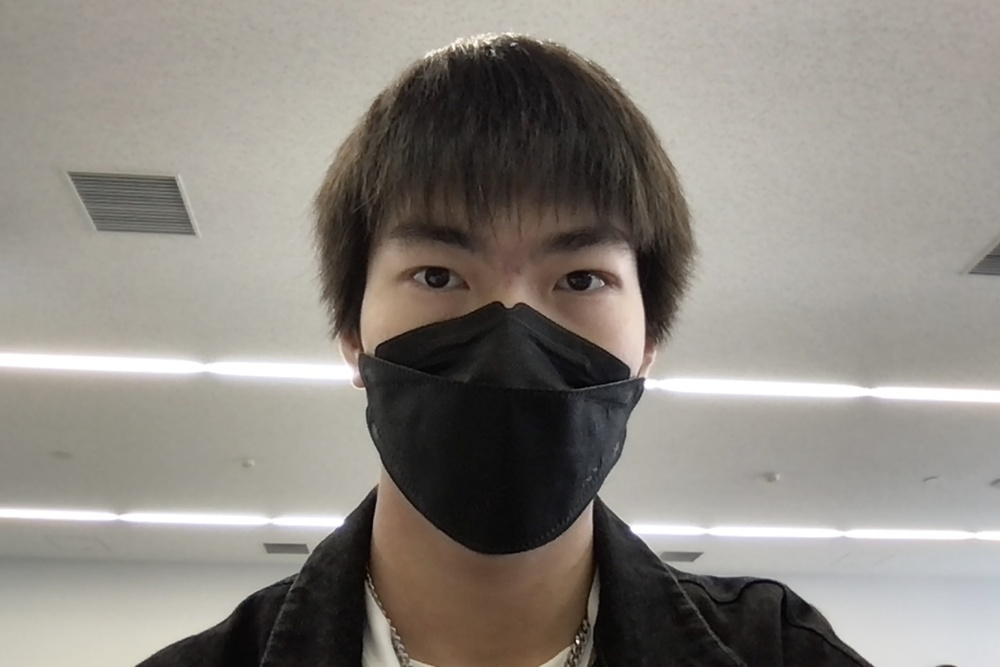
//> input picture 01_2024-04-16/kadai01-1/photo.jpg, 1000 x 667 px, shrunk from 1440 x 960 before the run, given in place of the camera
$ ./dip10_kadai2   (built with g++ and OpenCV 4)
//> lines starting //> are read from the running program, lines starting //| are printed output that depends on the picture; after the words box and inside, x2 and y2 are one past the last pixel; in counts of white or black regions, pixels touching at a corner belong together
//g++ dip10_video.cpp -std=c++11 `pkg-config --cflags --libs opencv4`
#include <iostream>
#include <opencv2/opencv.hpp>
#include <cmath>

// 配列の象限入れ替え用関数の宣言
void ShiftDFT(const cv::Mat& src_arr, cv::Mat& dst_arr);
void applyHighPassFilter(cv::Mat& ftMatrix, double radius);
void applyBandPassFilter(cv::Mat& ftMatrix, double lowRadius, double highRadius);

int main(int argc, const char* argv[])
{
    // ビデオキャプチャの初期化
    cv::VideoCapture cap(0);  // カメラをオープン
    if (!cap.isOpened()) {
        std::cerr << "Error opening video stream" << std::endl;
        return -1;
    }

    // ビデオライターの初期化
    int frame_width = static_cast<int>(cap.get(cv::CAP_PROP_FRAME_WIDTH));
    int frame_height = static_cast<int>(cap.get(cv::CAP_PROP_FRAME_HEIGHT));
    cv::VideoWriter video("dip10_kadai2.avi", cv::VideoWriter::fourcc('M', 'J', 'P', 'G'), 10, cv::Size(frame_width, frame_height), false);

    // フレーム処理ループ
    int frameCount = 0;
    while (frameCount < 100) {  // 10秒間 (10 fps * 10秒 = 100フレーム)
        cv::Mat frame;
        cap >> frame;
//> frame is the input picture: 667 rows x 1000 cols, CV_8UC3; mean B, G, R 128.8, 135.6, 140.4
        if (frame.empty()) {
            break;
        }

        // グレースケール変換
        cv::Mat grayFrame;
        cv::cvtColor(frame, grayFrame, cv::COLOR_BGR2GRAY);
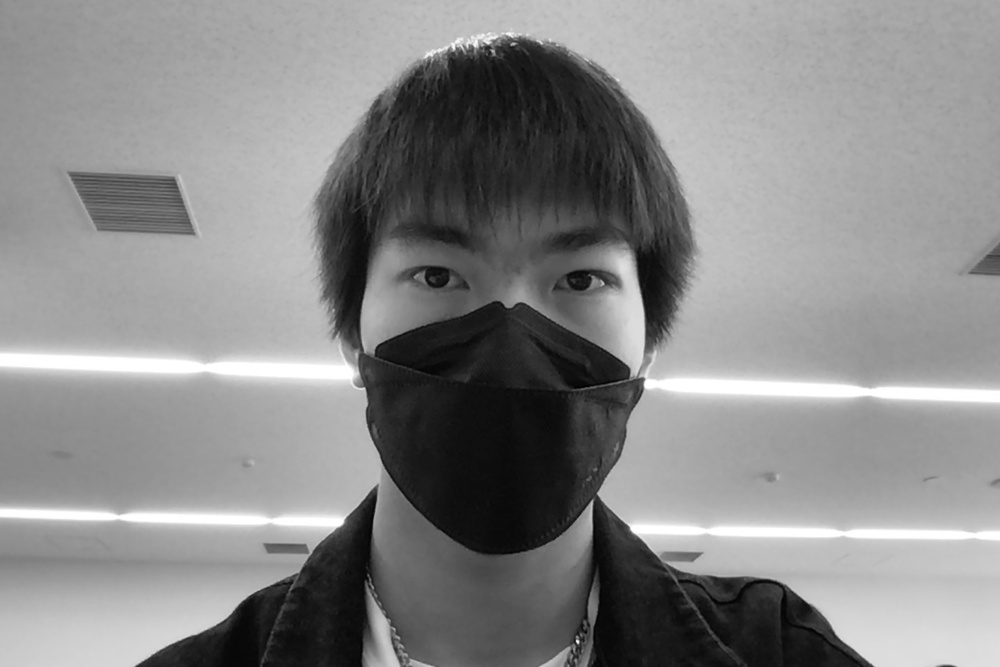
//> grayFrame: 667 rows x 1000 cols, CV_8UC1; min 0, max 255, mean 136.2

        // 作業用配列領域の宣言
        cv::Mat cxMatrix(grayFrame.size(), CV_64FC2); // 複素数用(実数 2 チャンネル)
        cv::Mat ftMatrix(grayFrame.size(), CV_64FC2); // 複素数用(実数 2 チャンネル)
        cv::Mat resultImg(grayFrame.size(), CV_8UC1); // 逆変換画像(自然数)

        // 原画像を複素数(実数部と虚数部)の 2 チャンネル配列として表現．虚数部はゼロ
        cv::Mat imgMatrix[] = {cv::Mat_<double>(grayFrame), cv::Mat::zeros(grayFrame.size(),CV_64FC1)};
//> imgMatrix[1]: 667 rows x 1000 cols, CV_64FC1; every value is 0
        // 実数部と虚数部を一組にした 2 チャンネル画像 cxMatrix を生成
        cv::merge(imgMatrix, 2, cxMatrix);

        // フーリエ変換
        cv::dft(cxMatrix, ftMatrix);
        ShiftDFT(ftMatrix, ftMatrix);

        // ハイパスフィルタの適用
        double highRadius = 30.0;  // 適用する半径
        applyHighPassFilter(ftMatrix, highRadius);

        // フーリエ逆変換
        ShiftDFT(ftMatrix, ftMatrix);
        cv::idft(ftMatrix, cxMatrix);
        cv::split(cxMatrix, imgMatrix);
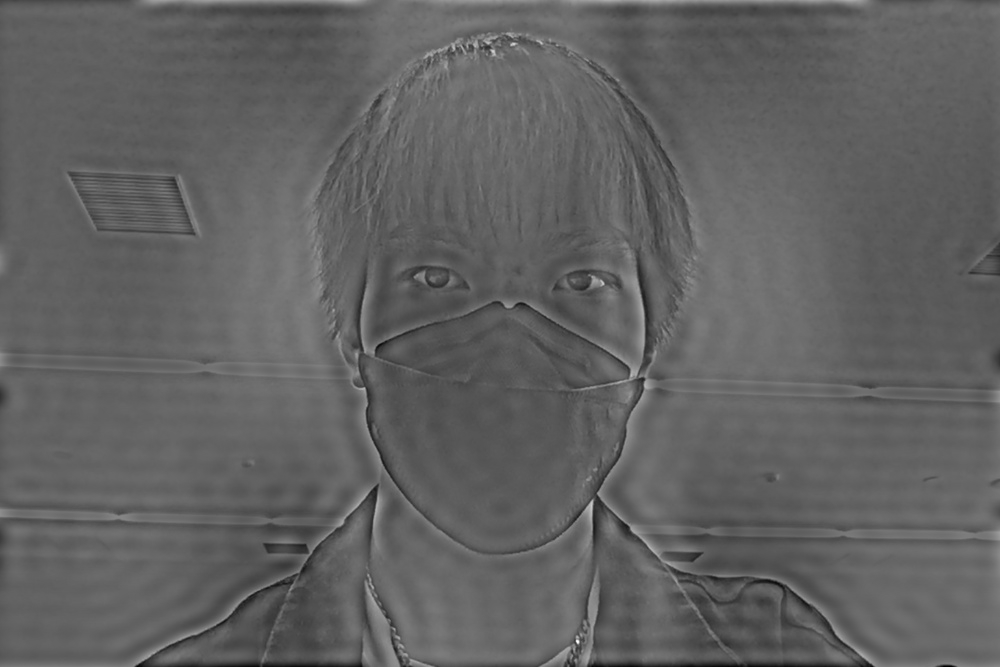
//> imgMatrix[0]: 667 rows x 1000 cols, CV_64FC1; min -75861225.8, max 122311757.8, mean 0; drawn with min black and max white
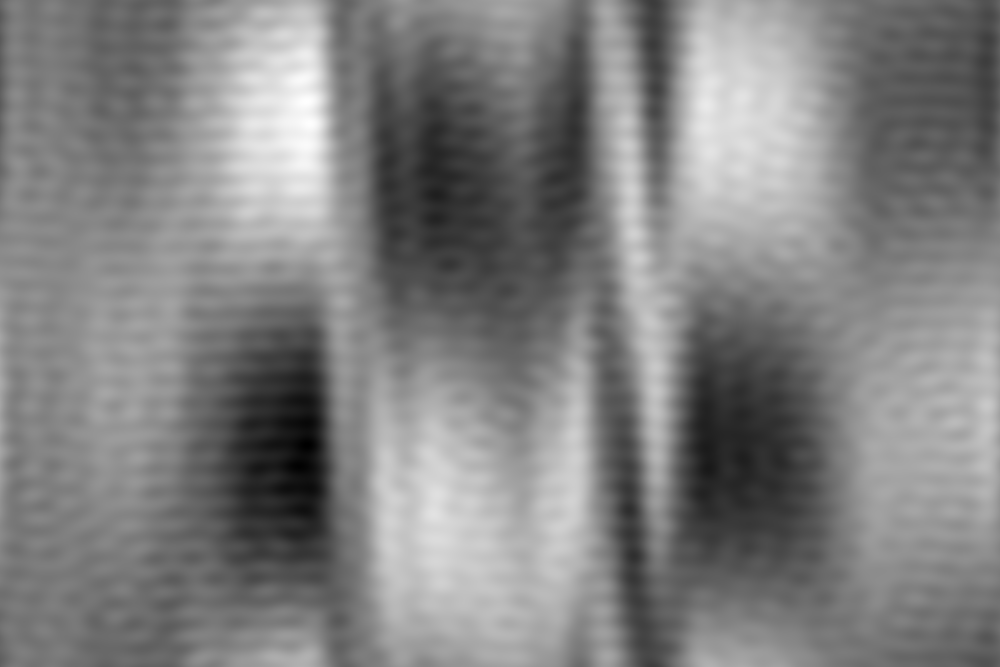
//> imgMatrix[1]: 667 rows x 1000 cols, CV_64FC1; min -19381414.6, max 18944426.8, mean 0; drawn with min black and max white
        cv::normalize(imgMatrix[0], resultImg, 0, 255, cv::NORM_MINMAX, CV_8U);

        // 2値化処理
        cv::Mat binaryImg;
        cv::threshold(resultImg, binaryImg, 128, 255, cv::THRESH_BINARY);
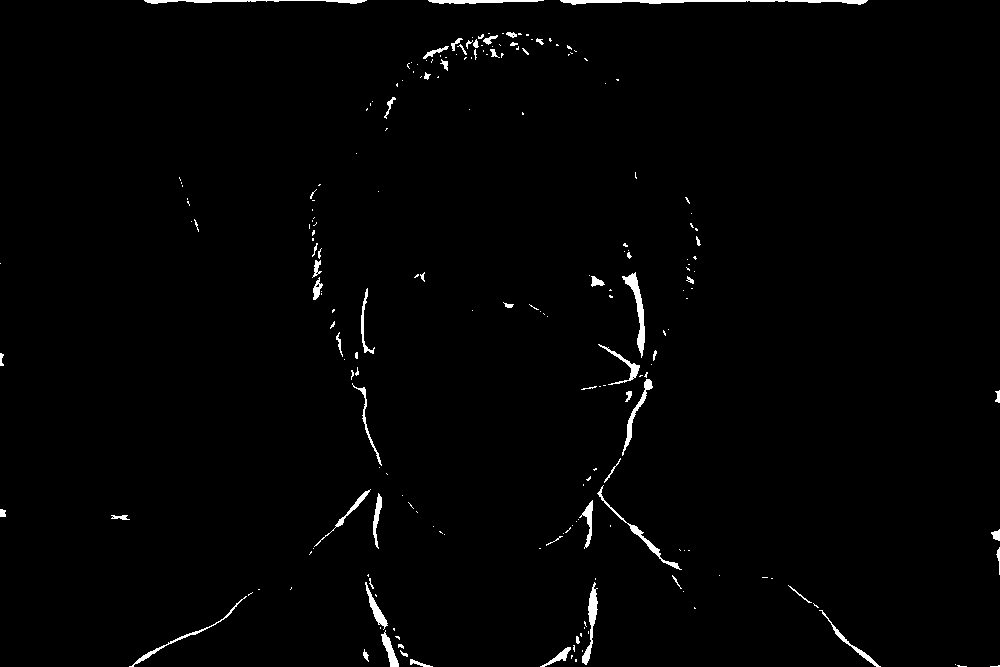
//> binaryImg: 667 rows x 1000 cols, CV_8UC1; 1.3% white; 216 white regions (154 under 20 px), largest, box (x1, y1, x2, y2) and area: (560, 0, 868, 5) 796, (622, 272, 645, 358) 557, (144, 0, 367, 4) 445

        // 結果をビデオに保存
        video.write(binaryImg);

        // フレーム数をカウント
        frameCount++;
    }

    // リソースの解放
    cap.release();
    video.release();

    return 0;
}

// 画像の象限入れ替え用関数
void ShiftDFT(const cv::Mat& src_arr, cv::Mat& dst_arr)
{
    int cx = src_arr.cols/2;
    int cy = src_arr.rows/2;

    cv::Mat q1(src_arr, cv::Rect(cx, 0, cx, cy));
    cv::Mat q2(src_arr, cv::Rect(0, 0, cx, cy));
    cv::Mat q3(src_arr, cv::Rect(0, cy, cx, cy));
    cv::Mat q4(src_arr, cv::Rect(cx, cy, cx, cy));

    cv::Mat tmp;
    q1.copyTo(tmp);
    q3.copyTo(q1);
    tmp.copyTo(q3);

    q2.copyTo(tmp);
    q4.copyTo(q2);
    tmp.copyTo(q4);
}

// ハイパスフィルタの適用
void applyHighPassFilter(cv::Mat& ftMatrix, double radius)
{
    cv::Vec2d s(0.0, 0.0);
    int rows = ftMatrix.rows;
    int cols = ftMatrix.cols;
    int centerX = cols / 2;
    int centerY = rows / 2;

    for (int i = 0; i < cols; i++) {
        for (int j = 0; j < rows; j++) {
            double distance = sqrt(pow(i - centerX, 2) + pow(j - centerY, 2));
            if (distance < radius) {
                ftMatrix.at<cv::Vec2d>(j, i) = s;
            }
        }
    }
}

// バンドパスフィルタの適用 (オプション)
void applyBandPassFilter(cv::Mat& ftMatrix, double lowRadius, double highRadius)
{
    cv::Vec2d s(0.0, 0.0);
    int rows = ftMatrix.rows;
    int cols = ftMatrix.cols;
    int centerX = cols / 2;
    int centerY = rows / 2;

    for (int i = 0; i < cols; i++) {
        for (int j = 0; j < rows; j++) {
            double distance = sqrt(pow(i - centerX, 2) + pow(j - centerY, 2));
            if (distance < lowRadius || distance > highRadius) {
                ftMatrix.at<cv::Vec2d>(j, i) = s;
            }
        }
    }
}
